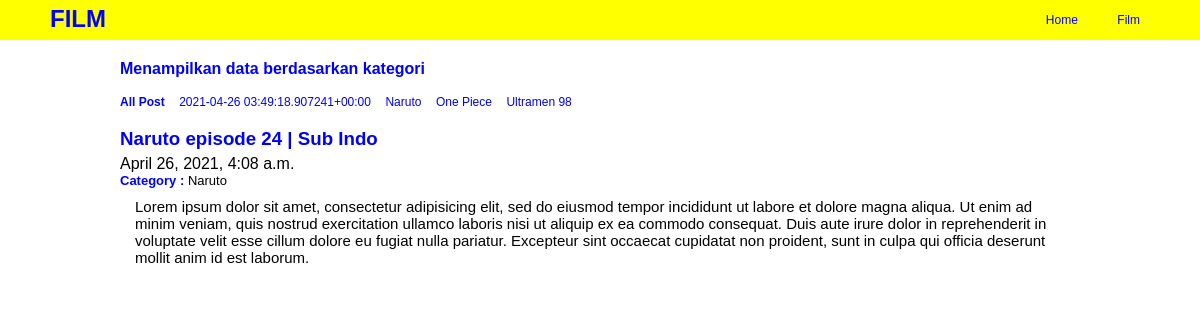
The page /film/post/naruto-episode-24-sub-indo/ on the database its author committed.
### film/models.py (models this page shows, shortened)
class Post(models.Model):
	headline = models.CharField(max_length=100)
	body = models.TextField()
	category = models.CharField(max_length=50, default='film favorit')
	publish = models.DateTimeField(auto_now_add=True)
	update = models.DateTimeField(auto_now=True)
	image = models.ImageField(blank=True, upload_to="image/")
	slug = models.SlugField(blank=True, editable=False)

### film/views.py (the view)
# urls.py: path('post/<slugInput>/', views.detailPost, name='detail'),
def detailPost(request, slugInput):
	posts = Post.objects.get(slug=slugInput)
	categorys = Post.objects.values('category').distinct()
	context = {
		'title':'Film Terbaru',
		'categorys':categorys,
		'posts':posts,
	}
	return render(request, 'film/detail_post.html', context)

### film/templates/film/detail_post.html
{% extends "base.html" %}
{% block category %}
	<div class="category">
		<h4>Menampilkan data berdasarkan kategori</h4>
	</div>
{% endblock category %}
{% block contents %}
	<ul>
		<li>
			<a href="{% url 'film:index' %}"><b>All Post</b></a>
		</li>
		{% for data_category in categorys %}
			<li>
				<a href="{% url 'film:category' categoryInput=data_category.category %}">{{data_category.category}}</a>
			</li>
		{% endfor %}
	</ul>
	<br>
	<h3>{{posts.headline}}</h3>
	<h4>{{posts.publish}}</h4>
	<h5><b>Category : </b>{{posts.category}}</h5>
	<p>{{posts.body}}</p>
{% endblock contents %}

### static/css/style.css (style rules this page uses)
* { padding: 0; margin: 0; font-family: sans-serif; }

### film/static/film/css/style.css (style rules this page uses)
.category h4 { margin-bottom: 14px; color: blue; font-weight: bolder; }
h3 { font-weight: bolder; color: blue; }
h4 { font-weight: lighter; margin-top: 5px; }
h5 { font-weight: lighter; font-size: 13px; }
h5 b { color: blue; }
a { text-decoration: none; color: blue; }
p { margin-top: 10px; padding:0 15px; font-size: 15px; }
ul li { display: inline-block; padding-right: 10px; }
ul li a { font-size: 12px; }

### rows shown on the page
Post: headline "Naruto episode 24 | Sub Indo", publish "April 26, 2021, 4:08 a.m.", category "Naruto", body "Lorem ipsum dolor sit amet, consectetur adipisicing elit, sed do eiusmod tempor incididunt ut labore et dolore magna aliqua. Ut enim ad minim veniam, quis nostrud exercitation ullamco laboris nisi ut aliquip ex ea commodo consequat. Duis aute irure dolor in reprehenderit in voluptate velit esse cillum dolore eu fugiat nulla pariatur. Excepteur sint occaecat cupidatat non proident, sunt in culpa qui officia deserunt mollit anim id est laborum."

### other values the page prints
{{ data_category.category }} "2021-04-26 03:49:18.907241+00:00" "Naruto" "One Piece" "Ultramen 98"
